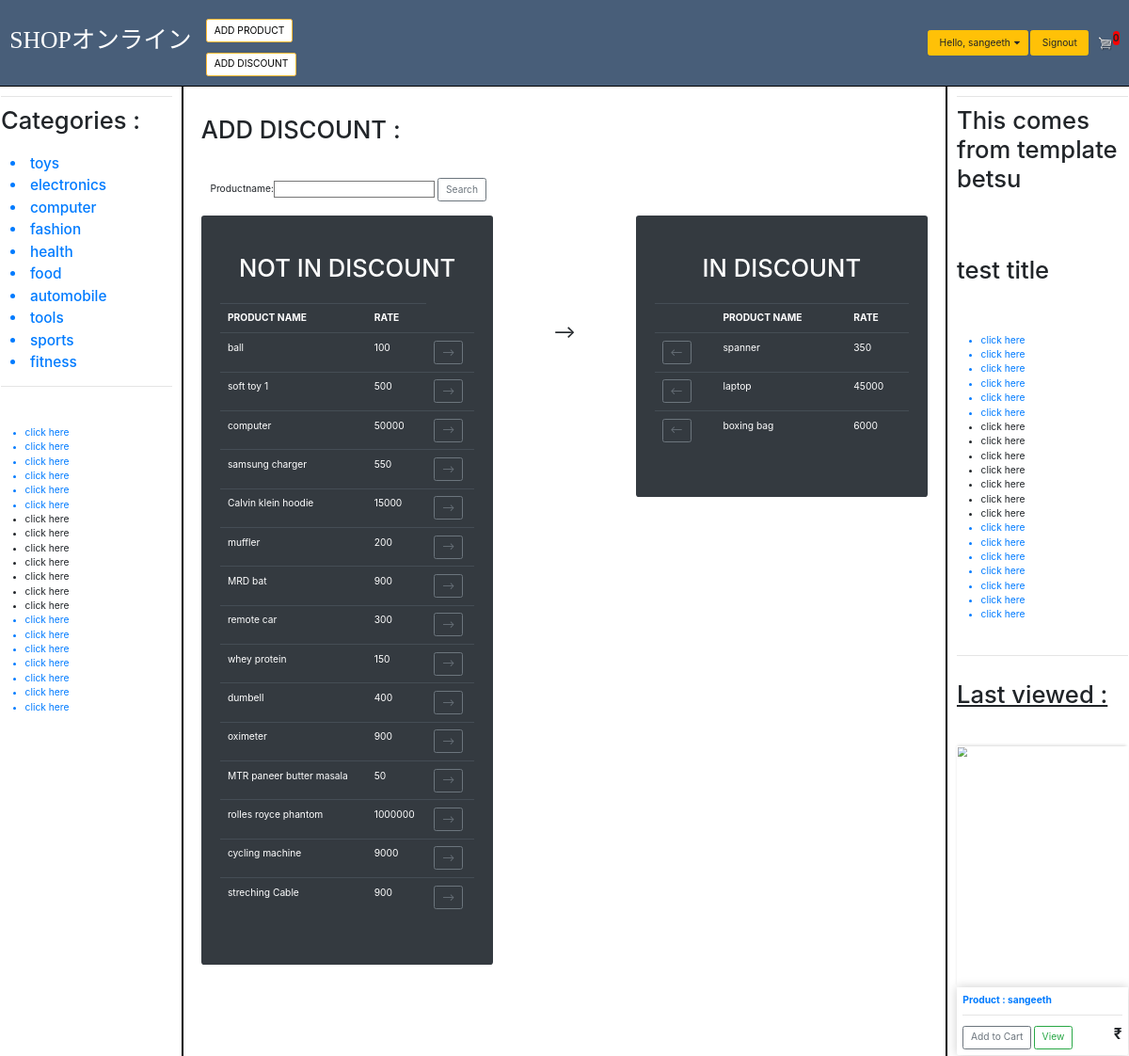
/products/adddiscount (signed in, upper part), run on an earlier commit of the app's database.
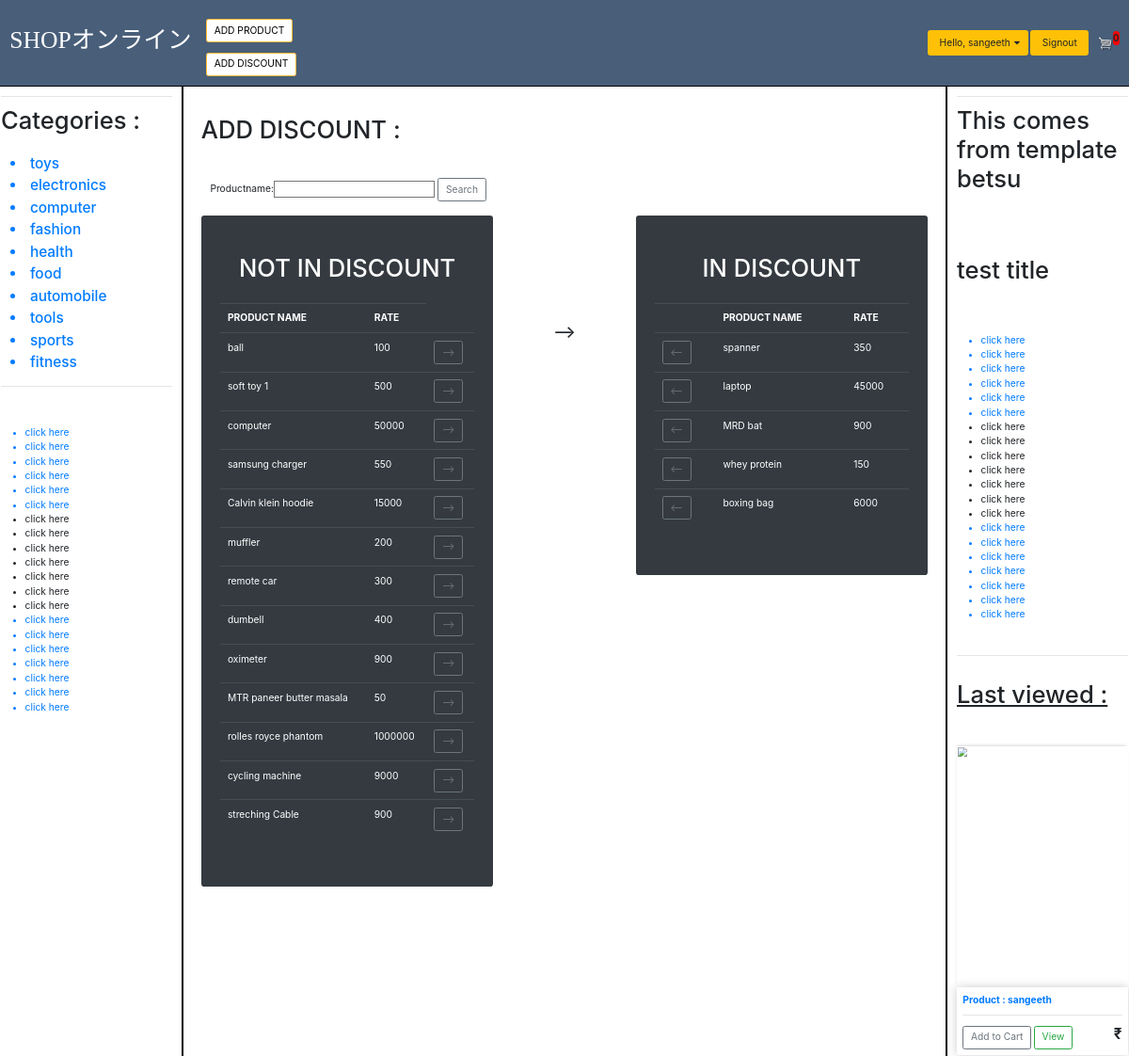
And on a later commit of the database.
### structure/models.py (models this page shows, shortened)
class categories(models.Model):
    categoryid = models.AutoField(primary_key=True)
    categoryname = models.CharField(max_length=30)
    description = models.CharField(max_length=50 , blank=True)
    categorypicture = models.ImageField(upload_to = "category_pictures", blank = True)

class products(models.Model):
    productid = models.AutoField(primary_key=True)
    productname = models.CharField(max_length=30)
    productdescription = models.CharField(max_length=50, blank=True)
    supplier = models.ForeignKey(suppliers, on_delete=models.CASCADE)
    category = models.ForeignKey(categories , on_delete= models.CASCADE)
    unit_price = models.IntegerField()
    discount = models.IntegerField(blank=True, default=0)
    instock = models.IntegerField(blank=True)
    available = models.BooleanField(default=True)
    currentorders = models.CharField(max_length=100 , blank=True)
    rank = models.IntegerField(blank=True , default=0)
    picture = models.ImageField(default = 'default.png' , upload_to = "product_pictures" , blank = True)
    likes = models.IntegerField(default=0 , blank=True)
    dislikes = models.IntegerField(default=0 , blank=True)
    created_at = models.DateTimeField(null=True , auto_now_add=True)

### products/views.py (the view, shortened to what this page needs)
# urls.py: path('adddiscount', views.adddiscount , name = "adddiscount"),
def adddiscount(request):
    if request.method == "GET":
        request.session['searchtype'] = 'home'
        request.session.modified = True
        if request.user.is_authenticated:
            curruser = request.user
            category = categories.objects.all()
            form = searchproductform()
            product = products.objects.all()
            cart_count = orderdetails.objects.filter(customer=request.user , order = None).count()
            context = {
                'curr_user' : curruser,
                'category' : category,
                'product' : product,
                'cart_count' : cart_count ,
                'form' : form
            }
            return render(request,'product/discount.html',context)

### homepage/forms.py
class searchproductform(ModelForm):
    def __init__(self, *args, **kwargs):
        super(searchproductform, self).__init__(*args, **kwargs)
        self.fields['productname'].required = False
    class Meta:
        model = products
        fields = ['productname']

### templates/product/discount.html (shortened to what the changed rows need)
<!DOCTYPE html>
{% extends "base.html" %}
{% load static %}
{% load bootstrap_tags %}
{% block leftnav %}
    <div class="right-nav">
        <h1> Categories : </h1><br>
            <div class="container">
                {% for cat in category %}
                    <h4><a href="{% url 'homepage:category' cat.categoryid %}" style="align-items: center;"><li>{{cat.categoryname}}</li></a></h4>
                {% endfor %}
            </div>
        <br><br>
    </div>
{% endblock %}
{% block rightnav %}
    <div class="right-nav">
        <h1> This comes from template betsu </h1>
        <br><br><br><br>
        <h1>test title</h1>
        <br><br><br>
    </div>
{% endblock %}
{% block body %}
<br><br>
    <div class="container">
        <h1>ADD DISCOUNT : </h1> <br>
        <br>
        <form action = " {% url 'products:adddiscount' %}" enctype="multipart/form-data" method="POST">
            <div class="container sign-form">
                {{ form|as_bootstrap  }}
            </div>
        </form>
        <br>
        <div class="row">
            <div class="col-lg-5">
                <div class="jumbotron bg-dark text-white">
                    <h1 style="text-align: center;">NOT IN DISCOUNT</h1><br>
                    <table class="table table-dark">
                        <tr>
                            <th>PRODUCT NAME</th>
                            <th>RATE</th>
                        </tr>
                        {% for pdt in product %}
                            {% if pdt.discount == 0 %}
                                <tr>
                                    <td>{{pdt.productname}}</td>
                                    <td>{{pdt.unit_price}}</td>
                                    <td>
                                        <a href="{% url 'products:setdiscount' pdt.productid %}"><button title="Add Discount" class="btn btn-outline-secondary"> --> </button></a>
                                    </td>
                                </tr>
                            {%endif%}
                        {% endfor %}
                    </table>
                </div>
            </div>
            <div class="col-lg-5">
                <div class="jumbotron bg-dark text-white">
                    <h1 style="text-align: center;">IN DISCOUNT</h1><br>
                    <table class="table table-dark">
                        <tr>
                            <th></th>
                            <th>PRODUCT NAME</th>
                            <th>RATE</th>
                        </tr>
                        {% for pdt in product %}
                            {% if pdt.discount > 0 %}
                                <tr>
                                    <td>
                                        <a href="{% url 'products:setdiscount' pdt.productid %}"><button title="Remove Discount" class="btn btn-outline-secondary"> <-- </button></a>
                                    </td>
                                    <td>{{pdt.productname}}</td>
                                    <td>{{pdt.unit_price}}</td>
                                </tr>
                            {% endif %}
                        {% endfor %}
                    </table>
                </div>
            </div>
        </div>
    </div>
{% endblock %}

What changed in the data, as far as the page shows it:
changed products "MRD bat": moves from the list under "NOT IN DISCOUNT" to the list under "IN DISCOUNT"
changed products "whey protein": moves from the list under "NOT IN DISCOUNT" to the list under "IN DISCOUNT"
